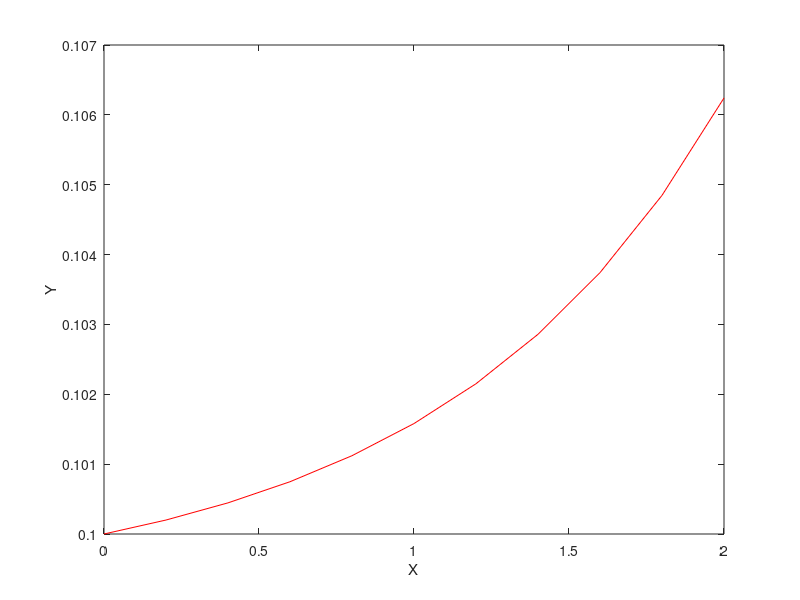

Write MATLAB code to recreate this figure.
clear all
close all
clc

h=0.2;
x=0:h:2;
y(1)=0.1;
f=@(x,y) exp(x)*y^3;

for counter=2:length(x)
    y(counter)=y(counter-1)+h*f(x(counter-1),y(counter-1));
end

figure()
plot(x,y,'r-')
xlabel('X')
ylabel('Y')